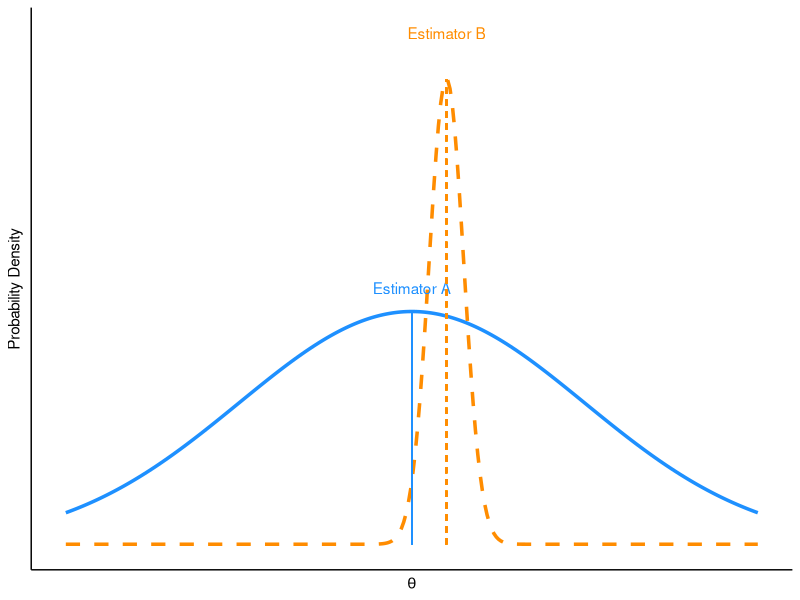
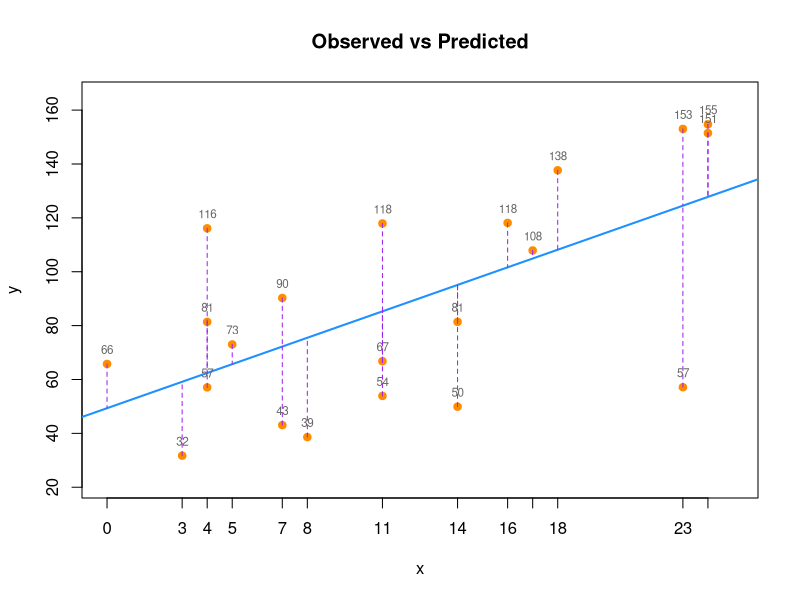

Here is the R script that generated these plots, in order:
## ---- chunk 1
# Here is our population
populationX <- c(9,10,11,12,13,14,15,16)
#Let's have a containers to have repeated samples (5000)
samples <- matrix(0, 5000, 10)
colnames(samples) <- c("X1", "X2", "X3", "X4", "X5", "X6", "X7", "X8", "X9", "X10")
# Let's have samples (with replacement always)
set.seed(123)
for (i in 1:nrow(samples)) {
  samples[i,] <- sample(populationX, 10, replace = TRUE)
}
head(samples)
## ---- chunk 2
# Check if E(x_1)=E(x_2)=...=E(x_10), rounded to 2 decimal places
colMeans <- round(colMeans(samples), 2)
print(colMeans)
# Check if Var(x_1)=Var(x_2)=...=Var(x_10), rounded to 2 decimal places
variances <- apply(samples, 2, var)
variances <- round(variances, 2)
print(variances)
# Check correlation, rounded to 2 decimal places
correlations <- cor(samples)
correlations <- round(correlations, 2)
print(correlations)
## ---- chunk 3
uniqsam <- unique(samples)
colMeans(uniqsam)
apply(uniqsam, 2, var)
cor(uniqsam)
## ---- chunk 4
# First Xbar : sample mean
X_bar <- rep(0, nrow(samples)) #Container to have all Xbars
for(i in 1:nrow(samples)){
  X_bar[i] <- sum(samples[i,])/ncol(samples)
}
EX_bar <- sum(X_bar)/length(X_bar)
EX_bar
# Xhat: the half of the first person's and last person's years of schooling
X_hat <- rep(0, nrow(samples))
for(i in 1:nrow(samples)){
  X_hat[i] <- 0.5*samples[i,1] + 0.5*samples[i,10]
}
EX_hat <- sum(X_hat)/length(X_hat)
EX_hat
# Xtilde: weighted average of first person and the last person's years of schooling
X_tilde <- rep(0, nrow(samples))
for(i in 1:nrow(samples)){
  X_tilde[i] <- 0.25*samples[i,1] + 0.75*samples[i,2]
}
EX_tilde <- sum(X_tilde)/length(X_tilde)
EX_tilde
## ---- chunk 5
var(X_bar)
var(X_hat)
var(X_tilde)
## ---- chunk 6
library(ggplot2)
# Create a data frame with a sequence of values
x_values <- seq(3, 5, length.out = 300)
estimator_a <- dnorm(x_values, mean = 4, sd = 0.5) * 5  # Significantly scaled normal distribution for estimator A
estimator_b <- dnorm(x_values, mean = 4.1, sd = 0.05)  # Very narrow distribution for estimator B
# Create a data frame
data <- data.frame(x_values, estimator_a, estimator_b)
# Plot using ggplot2
ggplot(data, aes(x = x_values)) +
  geom_line(aes(y = estimator_a), color = "dodgerblue", linetype = "solid", linewidth = 1.2) +
  geom_line(aes(y = estimator_b), color = "darkorange", linetype = "dashed", linewidth = 1.2) +
  labs(x = expression(theta), y = "Probability Density") +
  annotate("text", x = 4, y = max(estimator_a) * 1.1, label = "Estimator A", color = "dodgerblue") +
  annotate("text", x = 4.1, y = max(estimator_b) * 1.1, label = "Estimator B", color = "darkorange") +
  geom_segment(aes(x = 4, y = 0, xend = 4, yend = max(estimator_a)), linetype = "solid", color = "dodgerblue") +
  geom_segment(aes(x = 4.1, y = 0, xend = 4.1, yend = max(estimator_b)), linetype = "dashed", color = "darkorange") +
  theme_minimal() +
  theme(
    panel.background = element_rect(fill = "white", colour = "white"),
    plot.background = element_rect(fill = "white", color = "white"),
    panel.grid.major = element_blank(),
    panel.grid.minor = element_blank(),
    axis.text.x = element_blank(),
    axis.text.y = element_blank(),
    axis.ticks = element_blank(),
    axis.line = element_line(color = "black")
  )
## ---- chunk 7
set.seed(123456)  # For reproducibility
# Generate integer x values within the desired range
x <- c(0, sample(2:25, 20, replace=TRUE))
# Generate y values with a positive shift for all 21 x values
y <- 50 + 3*x + rnorm(21, mean=0, sd=30)
model <- lm(y ~ x)
predicted <- predict(model) # Calculate predicted values
# Adjust the y-limit for the plot
y_lim_upper <- max(y, predicted) + 10
y_lim_lower <- min(y, predicted) - 10
# Plotting
# Plotting with colors
plot(x, y, xlim = c(0, 25), ylim = c(y_lim_lower, y_lim_upper), xaxt = "n",
     col = "darkorange", pch = 19, xlab = "x", ylab = "y", main = "Observed vs Predicted")

abline(model, col = "dodgerblue", lwd = 2)

# Add colorful residual lines
for (i in 1:length(x)) {
  segments(x[i], y[i], x[i], predicted[i], col = "purple", lty = 2)
}

# Add axis labels
axis(1, at = sort(unique(x)), labels = sort(unique(x)))

# Label y-values at points
for (i in 1:length(y)) {
  text(x[i], y[i], labels = round(y[i], 0), pos = 3, cex = 0.7, col = "gray40", offset = 0.5)
}

## ---- chunk 8
# Here is our population
populationX <- c(9,10,11,12,13,14,15,16)
#Let's have a containers to have repeated samples (2000)
Ms <- 5000
samples <- matrix(0, Ms, 10)
colnames(samples) <- c("X1", "X2", "X3", "X4", "X5", "X6", "X7", "X8", "X9", "X10")
# Let's have samples (with replacement always)
set.seed(123)
for (i in 1:nrow(samples)) {
  samples[i,] <- sample(populationX, 10, replace = TRUE)
}
head(samples)
## ---- chunk 9
# Container to record all predictions
predictions <- matrix(0, Ms, 2)
# fhat_1 = 10
for (i in 1:Ms) {
  predictions[i,1] <- 10
}
# fhat_2 - mean
for (i in 1:Ms) {
  predictions[i,2] <- sum(samples[i,])/length(samples[i,])
}
head(predictions)
## ---- chunk 10
# MSPE
MSPE <- matrix(0, Ms, 2)
for (i in 1:Ms) {
  MSPE[i,1] <- mean((populationX-predictions[i,1])^2)
  MSPE[i,2] <- mean((populationX-predictions[i,2])^2)
}
head(MSPE)
## ---- chunk 11
colMeans(MSPE)
## ---- chunk 12
# Set seed for reproducibility
set.seed(123)
# Number of observations
# n <-5000 (when you increase N, irreducible error approximates to sigma^2)
  n <- 100
# population mean 
mean <- 0
# population standard error (its square is the variance of the -unknown-error term)
sigma <- 8
#random X variable
X <- rnorm(n, 0, 1)
#x_1 is the first random sample (training sample)
x_1 <- X
# Generate lnw data using the provided cubic regression coefficients
b0 <- 1; b1 <- 2; b2 <- -2; b3 <- 3
Truefx <- b0 + b1*x_1 + b2*I(x_1^2)+ b3*(x_1^3)
RandomError <- rnorm(n, mean , sigma)
Y <- Truefx + RandomError
# Function to calculate MSPE
calculate_mspe <- function(Outcome, PredictedOutcome) {
  mean((Outcome - PredictedOutcome)^2)
}
# Function to calculate MSE (Reducible Error)
calculate_mse <- function(truefx, pred) {
  mean((truefx - pred)^2)
}
# Function to calculate Irreducible Error
calculate_IrrErr <- function(y, truefx) {
  mean((y - truefx)^2)
}
# Initialize storage for MSPE results
results <- data.frame(
  Degree = integer(),
  MSPE = numeric(),
  stringsAsFactors = FALSE
)
# Fit polynomial models of degrees 1 to 10 and calculate MSPE
PolyDegree <- 10
for (degree in 1:PolyDegree) {
  model <- lm(Y ~ poly(x_1, degree, raw = TRUE))
  predictions <- predict(model, newdata = data.frame(x_1 = x_1))
  
  mspe <- calculate_mspe(Y, predictions)
  mse <- calculate_mspe(Truefx, predictions)
  IrrError <- calculate_IrrErr(Y, Truefx)
  results <- rbind(results, data.frame(
    Degree = degree,
    MSPE = mspe,
    ReducibleError = mse,
    IrreducibleError = IrrError
  ))
}
# Print the results
print(results)
